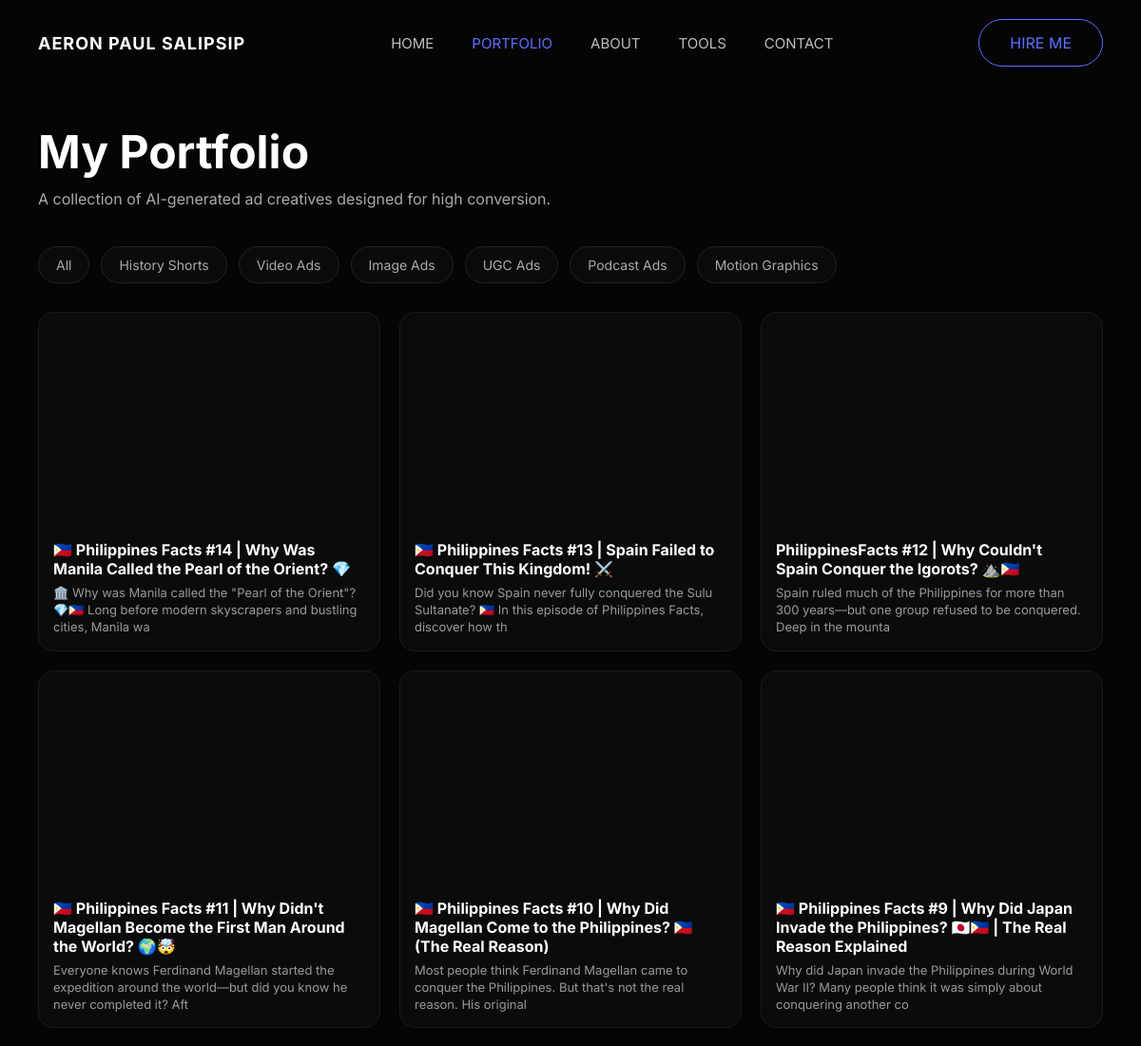
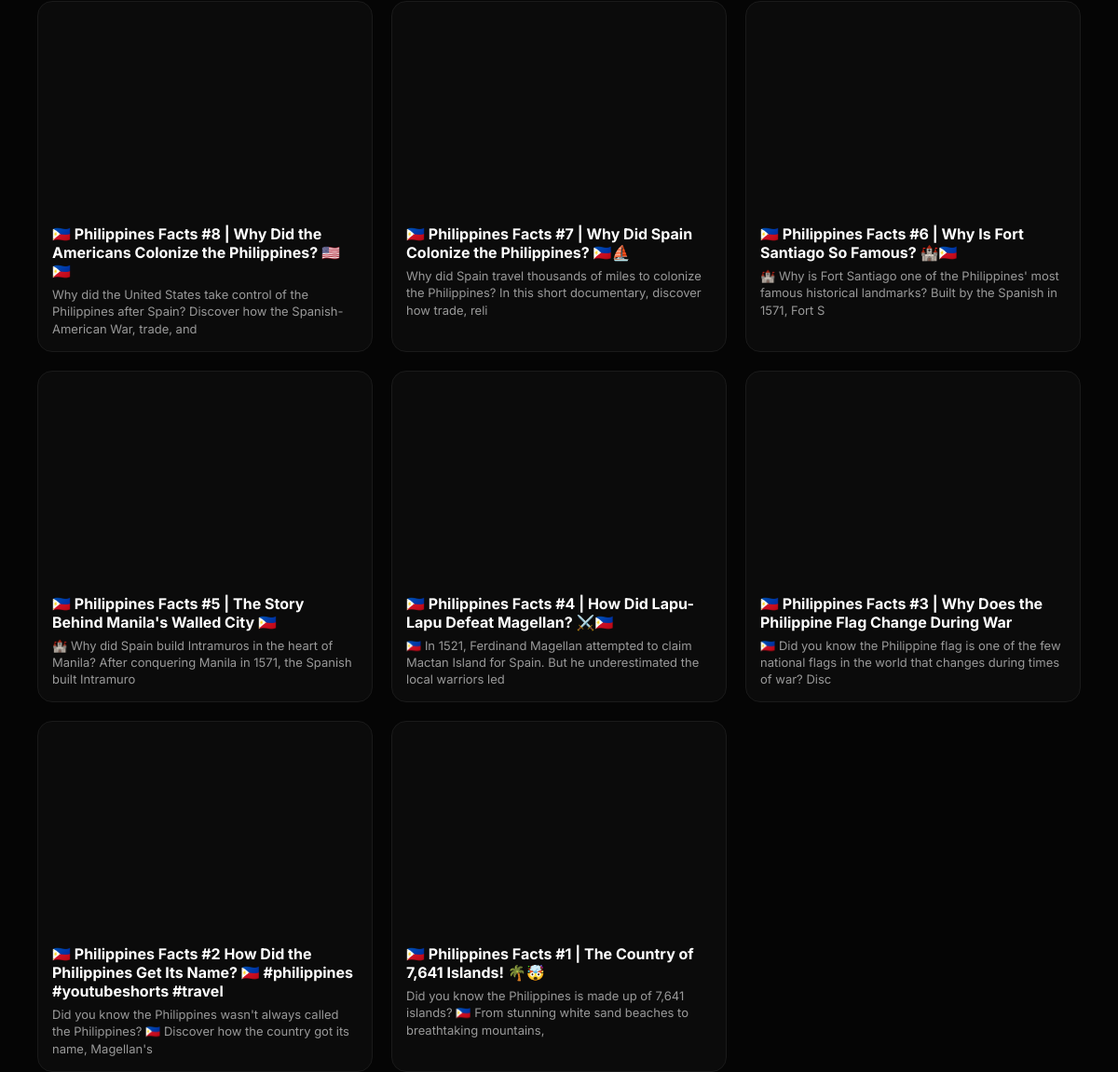
The app's page /portfolio with its own data (2 pictures, top to bottom).
### tables this page shows
CREATE TABLE portfolio (
    id INTEGER PRIMARY KEY AUTOINCREMENT,
    title TEXT NOT NULL,
    category TEXT NOT NULL,
    file_name TEXT,
    file_type TEXT DEFAULT 'image',
    youtube_url TEXT,
    description TEXT,
    created_at TIMESTAMP DEFAULT CURRENT_TIMESTAMP
);

### app.py (the view)
@app.route("/portfolio")
def portfolio():
    conn = get_db()
    cursor = conn.cursor()
    cursor.execute("""
        SELECT * FROM portfolio
        ORDER BY id DESC
    """)
    items = cursor.fetchall()
    conn.close()
    return render_template("portfolio.html", items=items)

### app.py (called while the page is built)
def get_db():
    conn = sqlite3.connect("database.db")
    conn.row_factory = sqlite3.Row
    return conn

### templates/portfolio.html (shortened to what this page needs)
<!DOCTYPE html>
<html lang="en">
<head>
<link rel="stylesheet" href="{{ url_for('static', filename='css/style.css') }}">
<link rel="stylesheet" href="{{ url_for('static', filename='css/portfolio.css') }}">
</head>
<body>
<nav class="navbar">
    <div class="logo">AERON PAUL SALIPSIP</div>
    <ul class="nav-links">
        <li><a href="/">HOME</a></li>
        <li><a class="active" href="/portfolio">PORTFOLIO</a></li>
        <li><a href="/about">ABOUT</a></li>
        <li><a href="/tools">TOOLS</a></li>
        <li><a href="/contact">CONTACT</a></li>
    </ul>
    <a href="/contact" class="hire-btn">HIRE ME</a>
</nav>
<div class="page-header">
    <h1>My Portfolio</h1>
    <p>A collection of AI-generated ad creatives designed for high conversion.</p>
</div>
<div class="filter-bar">
    <button class="filter-btn" onclick="filterCards('all')">All</button>
    <button class="filter-btn" onclick="filterCards('history')">History Shorts</button>
    <button class="filter-btn" onclick="filterCards('video_ads')">Video Ads</button>
    <button class="filter-btn" onclick="filterCards('image_ads')">Image Ads</button>
    <button class="filter-btn" onclick="filterCards('ugc')">UGC Ads</button>
    <button class="filter-btn" onclick="filterCards('podcast')">Podcast Ads</button>
    <button class="filter-btn" onclick="filterCards('motion')">Motion Graphics</button>
</div>
<div class="portfolio-grid-full">
   {% for item in items %}
<div class="card"
    data-category="{{ item[2] }}"
    data-title="{{ item[1] }}"
    data-prompt="{{ item[6] }}"
    data-file="{{ url_for('static', filename='uploads/' + item[3]) if item[3] else '' }}"
    data-type="{{ item[4] }}"
    data-youtube="{{ item[5] }}"
    onclick="openModal(this)">
    {% if item[4] == "image" %}
        <img
            src="{{ url_for('static', filename='uploads/' + item[3]) }}"
            alt="{{ item[1] }}">
    {% elif item[4] == "youtube" %}
        <iframe
            width="100%"
            height="220"
            src="{{ item[5] }}"
            title="{{ item[1] }}"
            frameborder="0"
            allow="accelerometer; autoplay; clipboard-write; encrypted-media; gyroscope; picture-in-picture"
            allowfullscreen>
        </iframe>
    {% endif %}
    <div class="card-body">
        <h3>{{ item[1] }}</h3>
        <p>
            {{ item[6][:120] if item[6] else 'No description yet' }}
        </p>
    </div>
</div>
{% endfor %}
</div>
</body>
</html>

### static/css/style.css (style rules this page uses)
* { margin:0; padding:0; box-sizing:border-box; font-family:'Inter',sans-serif; }
body { background:#050505; color:white; padding:0 40px; }
.navbar { height:90px; display:flex; justify-content:space-between; align-items:center; }
.logo { font-size:18px; font-weight:700; letter-spacing:1px; }
.nav-links { display:flex; gap:40px; list-style:none; }
.nav-links a { color:#bdbdbd; text-decoration:none; font-size:15px; transition:.3s; }
.active { color:#5f6fff !important; }
.hire-btn { padding:14px 32px; border:1px solid #5f6fff; border-radius:50px; color:#5f6fff; text-decoration:none; }

### static/css/portfolio.css (style rules this page uses)
.page-header { margin-top: 40px; margin-bottom: 30px; }
.page-header h1 { font-size: 48px; margin-bottom: 10px; }
.page-header p { color: #aaa; max-width: 600px; }
.filter-bar { display: flex; gap: 12px; margin: 30px 0; flex-wrap: wrap; }
.filter-btn { padding: 10px 18px; border-radius: 999px; border: 1px solid #222; background: #0b0b0b; color: #aaa; cursor: pointer; transition: .3s; font-size: 14px; }
.portfolio-grid-full { display: grid; grid-template-columns: repeat(3, 1fr); gap: 20px; }
.card { background: #0b0b0b; border: 1px solid #1a1a1a; border-radius: 16px; overflow: hidden; transition: .3s; cursor: pointer; }
.card-body { padding: 15px; }
.card-body h3 { font-size: 16px; margin-bottom: 6px; }
.card-body p { font-size: 13px; color: #999; line-height: 1.4; }
button { margin-top: 10px; padding: 10px 15px; background:#5f6fff; border:none; color:white; border-radius:8px; cursor:pointer; }

### records on screen
portfolio: title "🇵🇭 Philippines Facts #14 | Why Was Manila Called the Pearl of the Orient? 💎", description "🏛️ Why was Manila called the \"Pearl of the Orient\"? 💎🇵🇭 Long before modern skyscrapers and bustling cities, Manila wa"
portfolio: title "🇵🇭 Philippines Facts #13 | Spain Failed to Conquer This Kingdom! ⚔️", description "Did you know Spain never fully conquered the Sulu Sultanate? 🇵🇭 In this episode of Philippines Facts, discover how th"
portfolio: title "PhilippinesFacts #12 | Why Couldn't Spain Conquer the Igorots? ⛰️🇵🇭", description "Spain ruled much of the Philippines for more than 300 years—but one group refused to be conquered. Deep in the mounta"
portfolio: title "🇵🇭 Philippines Facts #11 | Why Didn't Magellan Become the First Man Around the World? 🌍🤯", description "Everyone knows Ferdinand Magellan started the expedition around the world—but did you know he never completed it? Aft"
portfolio: title "🇵🇭 Philippines Facts #10 | Why Did Magellan Come to the Philippines? 🇵🇭 (The Real Reason)", description "Most people think Ferdinand Magellan came to conquer the Philippines. But that's not the real reason. His original"
portfolio: title "🇵🇭 Philippines Facts #9 | Why Did Japan Invade the Philippines? 🇯🇵🇵🇭 | The Real Reason Explained", description "Why did Japan invade the Philippines during World War II? Many people think it was simply about conquering another co"
portfolio: title "🇵🇭 Philippines Facts #8 | Why Did the Americans Colonize the Philippines? 🇺🇸🇵🇭", description "Why did the United States take control of the Philippines after Spain? Discover how the Spanish-American War, trade, and"
portfolio: title "🇵🇭 Philippines Facts #7 | Why Did Spain Colonize the Philippines? 🇵🇭⛵", description "Why did Spain travel thousands of miles to colonize the Philippines? In this short documentary, discover how trade, reli"
portfolio: title "🇵🇭 Philippines Facts #6 | Why Is Fort Santiago So Famous? 🏰🇵🇭", description "🏰 Why is Fort Santiago one of the Philippines' most famous historical landmarks? Built by the Spanish in 1571, Fort S"
portfolio: title "🇵🇭 Philippines Facts #5 | The Story Behind Manila's Walled City 🇵🇭", description "🏰 Why did Spain build Intramuros in the heart of Manila? After conquering Manila in 1571, the Spanish built Intramuro"
portfolio: title "🇵🇭 Philippines Facts #4 | How Did Lapu-Lapu Defeat Magellan? ⚔️🇵🇭", description "🇵🇭 In 1521, Ferdinand Magellan attempted to claim Mactan Island for Spain. But he underestimated the local warriors led"
portfolio: title "🇵🇭 Philippines Facts #3 | Why Does the Philippine Flag Change During War", description "🇵🇭 Did you know the Philippine flag is one of the few national flags in the world that changes during times of war? Disc"
portfolio: title "🇵🇭 Philippines Facts #2 How Did the Philippines Get Its Name? 🇵🇭 #philippines #youtubeshorts #travel", description "Did you know the Philippines wasn't always called the Philippines? 🇵🇭 Discover how the country got its name, Magellan's"
portfolio: title "🇵🇭 Philippines Facts #1 | The Country of 7,641 Islands! 🌴🤯", description "Did you know the Philippines is made up of 7,641 islands? 🇵🇭 From stunning white sand beaches to breathtaking mountains,"
